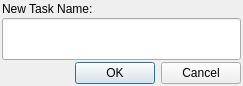
<?xml version="1.0" encoding="UTF-8"?>
<ui version="4.0">
 <class>addTaskDialog</class>
 <widget class="QDialog" name="addTaskDialog">
  <property name="geometry">
   <rect>
    <x>0</x>
    <y>0</y>
    <width>243</width>
    <height>86</height>
   </rect>
  </property>
  <property name="sizePolicy">
   <sizepolicy hsizetype="Preferred" vsizetype="Expanding">
    <horstretch>0</horstretch>
    <verstretch>0</verstretch>
   </sizepolicy>
  </property>
  <property name="windowTitle">
   <string>Dialog</string>
  </property>
  <layout class="QVBoxLayout" name="verticalLayout">
   <property name="spacing">
    <number>2</number>
   </property>
   <property name="margin">
    <number>2</number>
   </property>
   <item>
    <widget class="QLabel" name="label">
     <property name="text">
      <string>New Task Name:</string>
     </property>
    </widget>
   </item>
   <item>
    <widget class="QLineEdit" name="lineTaskName">
     <property name="sizePolicy">
      <sizepolicy hsizetype="Expanding" vsizetype="Expanding">
       <horstretch>0</horstretch>
       <verstretch>0</verstretch>
      </sizepolicy>
     </property>
    </widget>
   </item>
   <item>
    <widget class="QDialogButtonBox" name="buttonBox">
     <property name="orientation">
      <enum>Qt::Horizontal</enum>
     </property>
     <property name="standardButtons">
      <set>QDialogButtonBox::Cancel|QDialogButtonBox::Ok</set>
     </property>
    </widget>
   </item>
  </layout>
 </widget>
 <resources/>
 <connections>
  <connection>
   <sender>buttonBox</sender>
   <signal>accepted()</signal>
   <receiver>addTaskDialog</receiver>
   <slot>accept()</slot>
   <hints>
    <hint type="sourcelabel">
     <x>248</x>
     <y>254</y>
    </hint>
    <hint type="destinationlabel">
     <x>157</x>
     <y>274</y>
    </hint>
   </hints>
  </connection>
  <connection>
   <sender>buttonBox</sender>
   <signal>rejected()</signal>
   <receiver>addTaskDialog</receiver>
   <slot>reject()</slot>
   <hints>
    <hint type="sourcelabel">
     <x>316</x>
     <y>260</y>
    </hint>
    <hint type="destinationlabel">
     <x>286</x>
     <y>274</y>
    </hint>
   </hints>
  </connection>
 </connections>
</ui>
